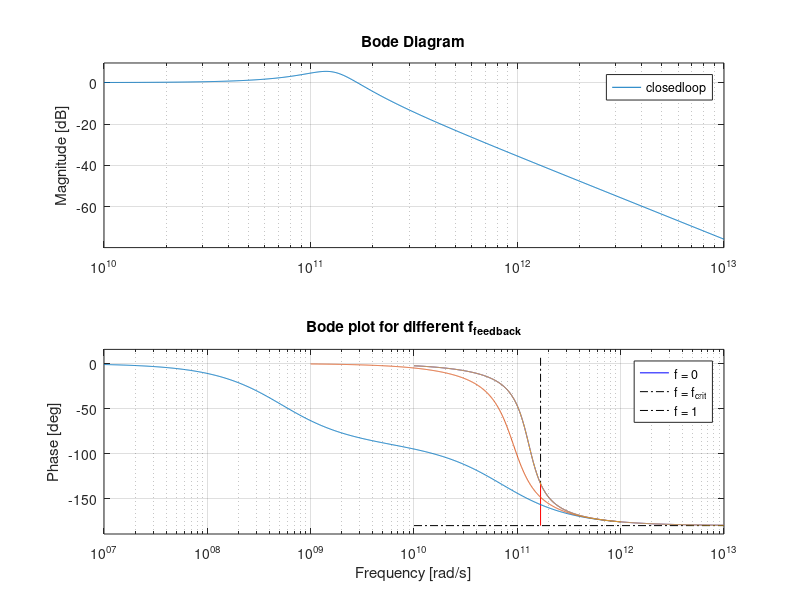

The MATLAB source for this figure:
%%
close all
clear
clc
a0 = 20;
p1 = -10e6*2*pi;
p2 = -40e6*2*pi;
k = a0;
z = [];
p = [p1,p2]
[b,a] = zp2tf(z,p,k)
gm=10e-3;
ro=3e3;
Cgs=200e-15;
CL=0.03e-12;

numerator = 0.5*(gm*ro)^2;

%openloop = tf([b],[a/(p1*p2)])
openloop = tf(numerator,[ro^2*CL*Cgs/2,(ro*Cgs+ro*gm*ro*CL/2),1]);
figure(3)

    closedloop = feedback(openloop,1)
    margin(closedloop)
%%
hold on
for fb = [0,0.5,1]
    closedloop = feedback(openloop,fb)
    % 
    % figure(1)
    % bode(openloop,closedloop)
    % legend show
    % figure(2)
    % margin(closedloop)
    % legend show
    bode(closedloop)
%      a = a0/(1+fb*a0)
%      [Y,T,X] = step(closedloop,100e-9);
%      plot(T,Y/a)
     legend('f = 0','f = f_{crit}','f = 1')
     %pzmap(closedloop)
end
hold off
title('Bode plot for different f_{feedback}')
% title('Normalized step response for different f_{feedback}')